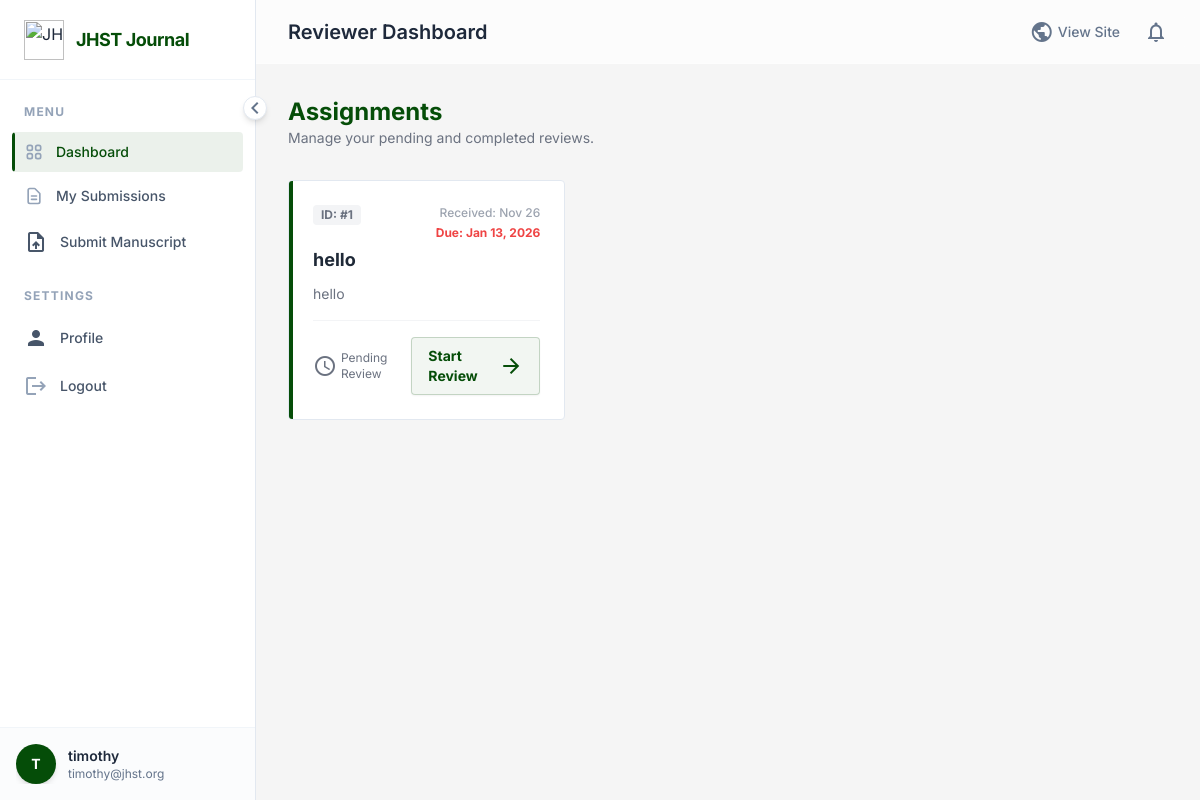
The page /dashboard/ (signed in) on the database as committed earlier.
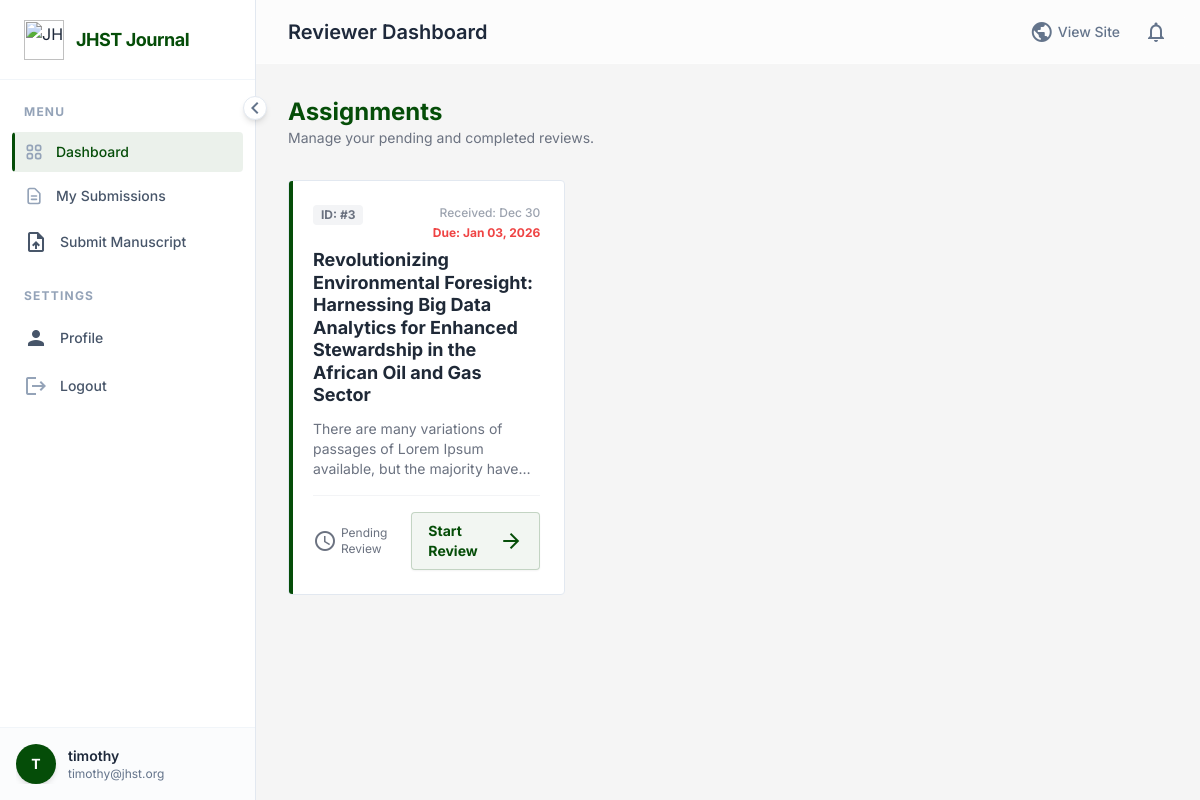
The same page on the database as committed later.
### journal/models.py (models this page shows, shortened)
class Review(models.Model):
    RECOMMENDATION_CHOICES = [
        ('accept', 'Accept'),
        ('revise', 'Revise'),
        ('reject', 'Reject'),
    ]
    manuscript = models.ForeignKey(Manuscript, on_delete=models.CASCADE, related_name='reviews')
    reviewer = models.ForeignKey(User, on_delete=models.CASCADE, related_name='reviews')
    date_assigned = models.DateTimeField(auto_now_add=True)
    due_date = models.DateTimeField(null=True, blank=True)
    date_completed = models.DateTimeField(null=True, blank=True)
    comments = models.TextField(blank=True)
    recommendation = models.CharField(max_length=20, choices=RECOMMENDATION_CHOICES, blank=True)

class Manuscript(models.Model):
    STATUS_CHOICES = [
        ('submitted', 'Submitted'),
        ('under_review', 'Under Review'),
        ('accepted', 'Accepted'),
        ('rejected', 'Rejected'),
        ('published', 'Published'),
    ]
    title = models.CharField(max_length=255)
    abstract = models.TextField()
    file = models.FileField(upload_to='manuscripts/')
    co_authors = models.CharField(max_length=500, blank=True, help_text="Names of co-authors, separated by commas")
    affiliations = models.TextField(blank=True, help_text="Author affiliations")
    author = models.ForeignKey(User, on_delete=models.CASCADE, related_name='manuscripts')
    reviewer = models.ForeignKey(User, on_delete=models.SET_NULL, null=True, blank=True, related_name='assigned_manuscripts')
    submitted_date = models.DateTimeField(auto_now_add=True)
    status = models.CharField(max_length=20, choices=STATUS_CHOICES, default='submitted')
    keywords = models.CharField(max_length=255, help_text="Comma-separated keywords")

### journal/views.py (the view)
# urls.py: path('dashboard/', views.dashboard, name='dashboard'),
@login_required
def dashboard(request):
    my_submissions = Manuscript.objects.filter(author=request.user).order_by('-submitted_date')
    if request.user.is_editor:
        submissions = Manuscript.objects.all().order_by('-submitted_date')
        unassigned_count = submissions.filter(status='submitted').count()
        return render(request, 'dashboard/editor_dashboard.html', {
            'submissions': submissions,
            'my_submissions': my_submissions,
            'unassigned_count': unassigned_count,
            'notifications': Notification.objects.filter(recipient=request.user, is_read=False)[:5]
        })
    elif request.user.is_reviewer:
        assigned_reviews = Review.objects.filter(reviewer=request.user).order_by('date_completed', 'date_assigned')
        assigned_manuscripts = [review.manuscript for review in assigned_reviews]
        return render(request, 'dashboard/reviewer_dashboard.html', {
            'assigned_manuscripts': assigned_manuscripts,
            'assigned_reviews': assigned_reviews,
            'my_submissions': my_submissions,
            'notifications': Notification.objects.filter(recipient=request.user, is_read=False)[:5]
        })
    elif request.user.is_researcher:
        return render(request, 'dashboard/researcher_dashboard.html', {
            'submissions': my_submissions,
            'notifications': Notification.objects.filter(recipient=request.user, is_read=False)[:5]
        })
    else:
        return render(request, 'dashboard/dashboard.html', {
            'my_submissions': my_submissions,
            'notifications': Notification.objects.filter(recipient=request.user, is_read=False)[:5]
        })

### templates/dashboard/reviewer_dashboard.html (shortened to what this page needs)
﻿{% extends 'dashboard/dashboard_base.html' %}
{% block dashboard_title %}Reviewer Dashboard{% endblock %} {% block content %}
<div class="mb-8">
  <h2 class="text-2xl font-bold font-display text-primary dark:text-white">
    Assignments
  </h2>
  <p class="text-gray-500 text-sm">
    Manage your pending and completed reviews.
  </p>
</div>
{% if assigned_reviews %}
<div class="grid grid-cols-1 md:grid-cols-2 lg:grid-cols-3 gap-6">
  {% for review in assigned_reviews %}
  <div
    class="bg-white dark:bg-card-dark rounded border border-border-light dark:border-border-dark p-6 flex flex-col h-full hover: transition relative overflow-hidden group"
  >
    <div
      class="absolute top-0 left-0 w-1 h-full bg-primary group-hover:bg-accent transition-colors"
    ></div>
    <div class="flex-1">
      <div class="flex justify-between items-start mb-2">
        <span
          class="inline-block px-2 py-0.5 rounded text-xs font-bold text-gray-500 bg-gray-100"
        >
          ID: #{{ review.manuscript.id }}
        </span>
        <div class="text-right">
          <p class="text-xs font-medium text-gray-400">
            Received: {{ review.manuscript.submitted_date|date:"M d" }}
          </p>
          {% if review.due_date %}
          <p class="text-xs font-bold text-red-500 mt-1">
            Due: {{ review.due_date|date:"M d, Y" }}
          </p>
          {% endif %}
        </div>
      </div>
      <h3
        class="text-lg font-bold text-gray-800 dark:text-white mb-3 leading-tight group-hover:text-primary transition-colors"
      >
        {{ review.manuscript.title }}
      </h3>
      <p class="text-sm text-gray-500 dark:text-gray-400 line-clamp-3 mb-4">
        {{ review.manuscript.abstract }}
      </p>
    </div>
    <div
      class="pt-4 border-t border-gray-100 dark:border-gray-700 flex justify-between items-center mt-auto"
    >
      {% if review.date_completed %} {% if not review.manuscript.article %}
      <div
        class="flex items-center text-xs font-bold text-green-600 dark:text-green-400"
      >
        <span class="material-icons text-sm mr-1">check_circle</span>
        Submitted
      </div>
      <a
        href="{% url 'submit_review' review.manuscript.id %}"
        class="text-xs font-bold text-slate-500 hover:text-primary border border-slate-200 dark:border-slate-700 bg-white dark:bg-card-dark px-3 py-1.5 rounded transition-colors flex items-center shadow-sm"
      >
        <span class="material-icons text-sm mr-1">edit</span>
        Edit Review
      </a>
      {% else %}
      <div
        class="flex items-center text-xs font-bold text-green-600 dark:text-green-400"
      >
        <span class="material-icons text-sm mr-1">verified</span>
        Published
      </div>
      <span
        class="text-xs font-bold text-gray-400 cursor-default flex items-center bg-gray-50 dark:bg-gray-800 px-3 py-1.5 rounded border border-gray-200 dark:border-gray-700"
      >
        Review Locked
      </span>
      {% endif %} {% else %}
      <div class="flex items-center text-xs text-gray-500">
        <span class="material-icons text-sm mr-1">schedule</span>
        Pending Review
      </div>
      <a
        href="{% url 'submit_review' review.manuscript.id %}"
        class="text-sm font-bold text-primary hover:text-white hover:bg-primary border border-primary/20 bg-primary/5 px-4 py-2 rounded transition-all shadow-sm flex items-center"
      >
        Start Review
        <span class="material-icons text-sm ml-1">arrow_forward</span>
      </a>
      {% endif %}
    </div>
  </div>
  {% endfor %}
</div>
{% endif %} {% endblock %}

Rows that differ between the two databases and show on the page:
removed Review: manuscript.id "1", manuscript.submitted_date "Nov 26", due_date "Jan 13, 2026", manuscript "hello", manuscript.abstract "hello", shows "Pending Review"
added Review: manuscript.id "3", manuscript.submitted_date "Dec 30", due_date "Jan 03, 2026", manuscript "Revolutionizing Environmental Foresight: Harnessing Big Data Analytics for Enhanced Stewardship in the African Oil and Gas Sector", manuscript.abstract "There are many variations of passages of Lorem Ipsum available, but the majority…", shows "Pending Review"
